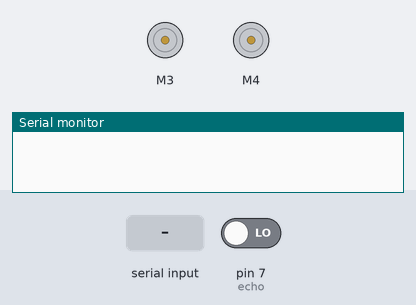
This sketch was run on a simulated Arduino Uno, built with avr-gcc and run on an emulated ATmega328P. Shown: 2 × DC motor (green arrow = forward, orange = backward, longer = faster), the last lines printed to the serial monitor. The test bench sets the inputs (shaded band); at power-on: pin 7 (echo) LOW.

Above: at 1.2 s.
1.3 s: "1" received over Serial
At 3.3 s:
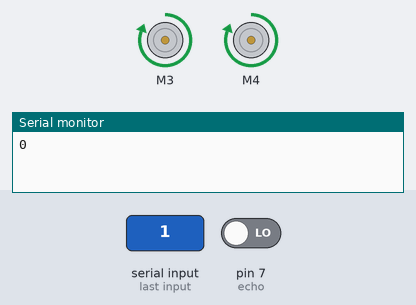
3.8 s: "5" received over Serial
At 4.8 s:
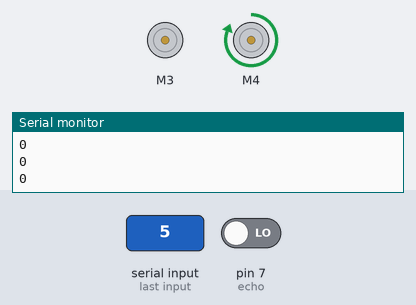
5.8 s: "3" received over Serial
At 7.0 s:
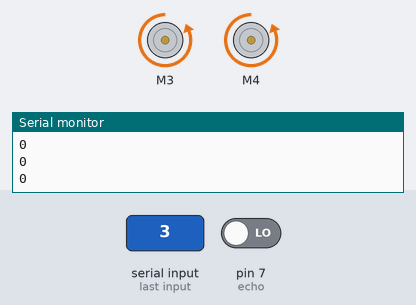
7.3 s: "4" received over Serial
At 8.3 s:
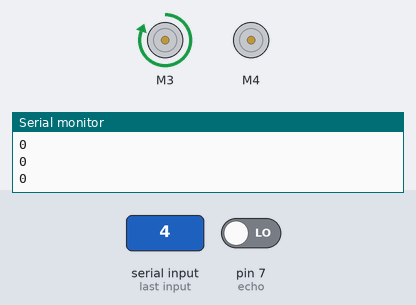
8.8 s: "2" received over Serial
At 9.4 s:
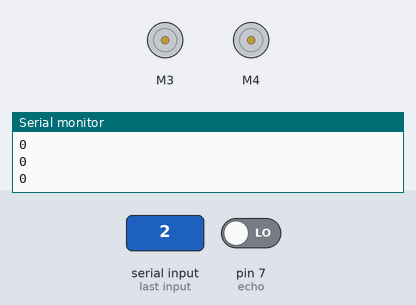
10.3 s: "9" received over Serial
At 10.6 s:
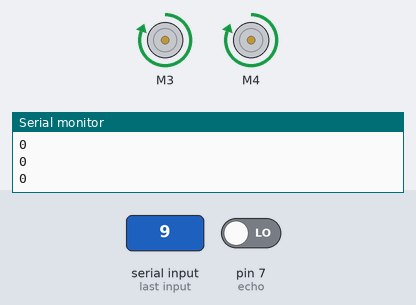
Timing chart, 0 to 12.8 s (numbered marks = the images above; inputs shaded):
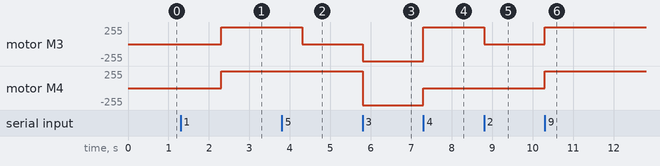

The sketch:

pr.ino
```cpp
#include<AFMotor.h>

AF_DCMotor motor1(3);
AF_DCMotor motor2(4);
char cmd = 2;

int trig = 8;
int echo = 7;

unsigned long duration;
int dist;

void setup(){
  Serial.begin(9600);
  motor1.setSpeed(255);
  motor2.setSpeed(255);
}

void loop(){
   if ( Serial.available() > 0 ){
    cmd = Serial.read();
   }

  if(cmd=='1'){
    digitalWrite(trig,0);
   delayMicroseconds(2);
   digitalWrite(trig,1);
   delayMicroseconds(5);
   digitalWrite(trig,0);

   duration = pulseIn(echo, HIGH);

   dist = int(duration/2/29.412);
   Serial.println(dist);

   if(dist>7){
    Stop();
   }
   else{
    forward();
   }
  }
  else if(cmd=='5'){
    right();
  }
  else if(cmd=='3'){
    backward();
  }
  else if(cmd=='4'){
    left();
  }
  else if(cmd=='2'){
    Stop();
  }
  else if(cmd=='9'){
    forward();;
  }
}

void forward(){
  motor1.run(FORWARD);
  motor2.run(FORWARD);
}

void backward(){
  motor1.run(BACKWARD);
  motor2.run(BACKWARD);
}

void left(){
  motor1.run(FORWARD);
  motor2.run(RELEASE);
}

void right(){
  motor1.run(RELEASE);
  motor2.run(FORWARD);
}

void Stop(){
  motor1.run(RELEASE);
  motor2.run(RELEASE);
}
```

Measured:
- after the input at 1.3 s, motor M3, motor M4: stopped → forward 255/255 after 1.0 s
- after the input at 3.8 s, motor M3: forward 255/255 → stopped after 0.50 s
- after the input at 5.8 s, motor M3: stopped → backward 255/255 at once; motor M4: forward 255/255 → backward 255/255 at once
- after the input at 7.3 s, motor M3: backward 255/255 → forward 255/255 at once; motor M4: backward 255/255 → stopped at once
- after the input at 8.8 s, motor M3: forward 255/255 → stopped at once
- after the input at 10.3 s, motor M3, motor M4: stopped → forward 255/255 at once
